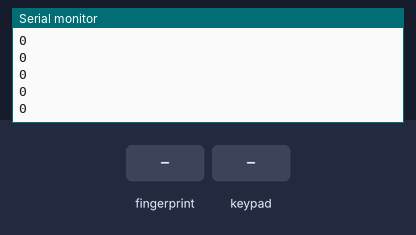
A sketch run on a simulated Arduino Mega 2560, built with avr-gcc and run on an emulated ATmega2560. Shown: the last lines printed to the serial monitor. Inputs (shaded band) come from the test bench. No radio packets arrive unless stated.

Above: at 2.2 s.
2.3 s: finger stored as number 1 placed on the sensor
4.1 s: key 'A' pressed
5.6 s: keypad keys 1 2 3 4 5 6 pressed 0.4 s apart
At 7.32 s:
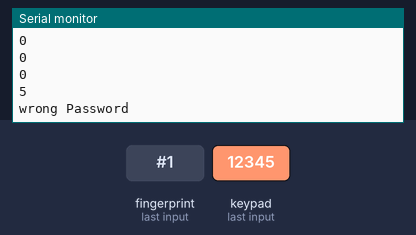
9.5 s: key 'B' pressed
11.0 s: keypad keys 1 2 3 4 5 6 # pressed 0.4 s apart
At 12.32 s:
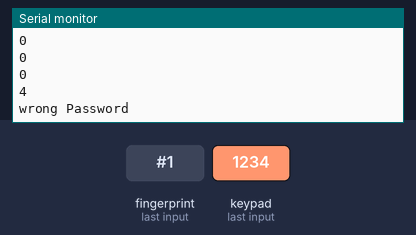
15.3 s: key 'C' pressed
Timing chart, 0 to 17.8 s (numbered marks = the images above; inputs shaded):
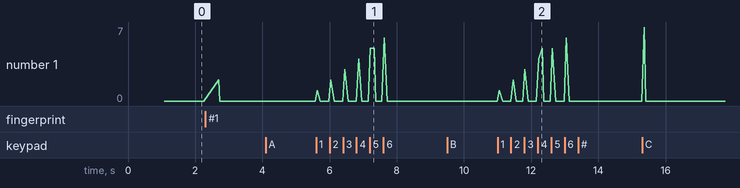

Measured:
- after the input at 5.6 s, the serial monitor: prints a new line at once (image 1)
- after the input at 11.0 s, the serial monitor: prints a new line after 0.05 s (image 2)

The sketch:

Transmitter.ino
```cpp
#include <Adafruit_Fingerprint.h>
#include <Keypad.h>
#include <SPI.h>
#include <nRF24L01.h>
#include <RF24.h>
#if (defined(__AVR__) || defined(ESP8266)) && !defined(__AVR_ATmega2560__)
SoftwareSerial mySerial(2, 3);
#else
#define mySerial Serial1
#endif
char w[60]="123456";
char q[60];
const byte ROWS = 4;
const byte COLS = 4;
char Keys[ROWS][COLS] = {
  {'1','2','3','A'},
  {'4','5','6','B'},
  {'7','8','9','C'},
  {'*','0','#','B'}
  };
  int i=0;
  int j=0;
  char z[1];
  char customKey ;
int password_length=6;
int val;
byte rowPins[ROWS] =  {7,6,5,4};
byte colPins[COLS] = {A0,A1,A2,A3};
Keypad customKeypad = Keypad( makeKeymap(Keys), rowPins, colPins, ROWS, COLS);
int count=0;
Adafruit_Fingerprint finger = Adafruit_Fingerprint(&mySerial);
RF24 radio(9, 8);
const byte address[6] = "12345";
void setup()
{
  Serial.begin(9600);
  radio.begin();
  radio.openWritingPipe(address);
  radio.setPALevel(RF24_PA_MAX);
  radio.setDataRate(RF24_250KBPS);
  radio.stopListening();
  finger.begin(57600);
  delay(5);
  if (finger.verifyPassword()) {
    Serial.println("Found fingerprint sensor!");
  } else {
    Serial.println("Did not find fingerprint sensor");
         }
  }
void loop()                     // run over and over again
{
  keyboardinput();


  uint8_t p = finger.getImage();
  if(count<=5)
  {
  if(keyboardinput());
   if(p==FINGERPRINT_OK)
   {
    //Serial.println("Image taken");
    searchfinger();
   }
  }
  else if(p==FINGERPRINT_OK && count>=6)
  {
    val=1;
    //radio.write(&val, sizeof(val));
   //Serial.println("Too many unsuccessful fingerprint attempts ");
   //Serial.println("So plz enter the password");
  }
  if(count==10)
  {
    val=6;
    count=0;
    //radio.write(&val, sizeof(val));
    Serial.println("Too many unsuccessful attempt's");
    Serial.println("Try again after 60sec");
    delay(10000);
  }
  Serial.println(val);
  radio.write(&val, sizeof(val));
  val=0;
  customKey=0;
}
uint8_t searchfinger()
{
   uint8_t p=finger.getImage();
    switch (p) {
    case FINGERPRINT_OK:
    //radio.write(&val, sizeof(val));
      //Serial.println("Image taken");
      break;
    }
     p = finger.image2Tz();
    switch (p) {
    case FINGERPRINT_OK:
      //Serial.println("Image converted");
      break;
  }
      p=finger.fingerSearch();
      if (p == FINGERPRINT_OK) {
        count=0;
        val=2;
        j=2;


    //radio.write(&val, sizeof(val));
    Serial.println("Found a print match!");


  }
    else if (p == FINGERPRINT_NOTFOUND) {
    count++;
     val=3;
    //radio.write(&val, sizeof(val));
    Serial.println("Did not found a match");

  }
  }


char keyboardinput()
{
char customKey = customKeypad.getKey();


if (customKey == 'C'&&(j==1||j==2)) {
  j=0;
  val=7;
    Serial.println("door locked"); // or perform any other action
  }
else{
if(customKey)
{
  q[i]=customKey;
  i++;
  Serial.println(customKey);
  delay(100);


}


if(i==password_length)
{
  int s=strcmp(q,w);
  if (s==0)
  {j=1;
    count=0;
     val=4;
  //  radio.write(&val, sizeof(val));
    Serial.println("correct Password");
    i=0;

  }
   else
  { count++;
    val=5;
    Serial.println("wrong Password");
    i=0;
  }
}


}
}
```
